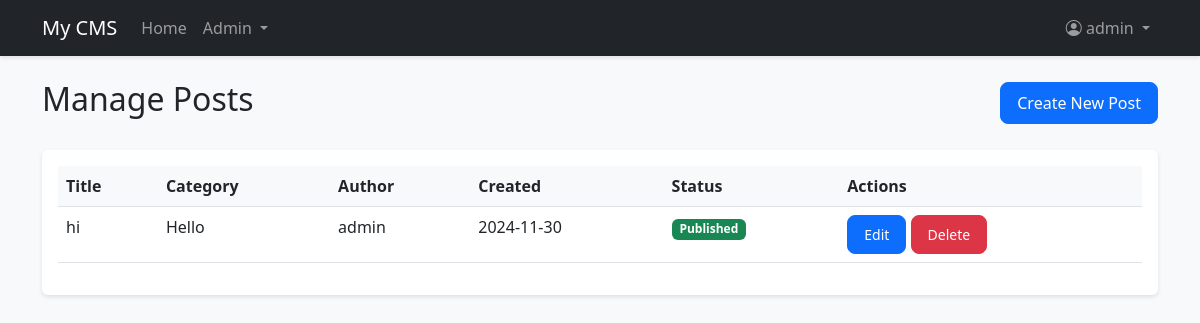
Page /admin/posts (signed in) on the committed database.
### app/models.py (models this page shows, shortened)
class Settings(db.Model):
    __tablename__ = 'settings'
    _cache = {}
    id = db.Column(db.Integer, primary_key=True)
    key = db.Column(db.String(50), unique=True, nullable=False)
    value = db.Column(db.String(500))
    type = db.Column(db.String(20), default='string')
    description = db.Column(db.String(200))
    @staticmethod
    def get(key, default=None):
        setting = Settings.query.filter_by(key=key).first()
        if setting is None:
            return default
        try:
            if setting.type == 'boolean':
                return setting.value.lower() in ('true', '1', 'yes', 'on')
            elif setting.type == 'integer':
                return int(float(setting.value))
            elif setting.type == 'float':
                return float(setting.value)
            elif setting.type == 'json':
                return json.loads(setting.value)
            else:  # string
                return setting.value
        except (ValueError, json.JSONDecodeError) as e:
            current_app.logger.error(f"Error converting setting {key}: {str(e)}")
            return default

class User(UserMixin, db.Model):
    id = db.Column(db.Integer, primary_key=True)
    username = db.Column(db.String(64), unique=True, nullable=False)
    email = db.Column(db.String(120), unique=True, nullable=False)
    password_hash = db.Column(db.String(128))
    is_admin = db.Column(db.Boolean, default=False)
    is_active = db.Column(db.Boolean, default=True)
    created_at = db.Column(db.DateTime, default=datetime.utcnow)
    last_seen = db.Column(db.DateTime, default=datetime.utcnow)
    profile_image = db.Column(db.String(200))
    bio = db.Column(db.Text)
    website = db.Column(db.String(200))
    social_facebook = db.Column(db.String(200))
    social_twitter = db.Column(db.String(200))
    social_instagram = db.Column(db.String(200))
    email_confirmed = db.Column(db.Boolean, default=False)
    role_id = db.Column(db.Integer, db.ForeignKey('role.id'))
    last_activity = db.Column(db.DateTime, default=datetime.utcnow)
    failed_login_attempts = db.Column(db.Integer, default=0)
    account_locked = db.Column(db.Boolean, default=False)
    account_locked_until = db.Column(db.DateTime)
    must_change_password = db.Column(db.Boolean, default=False)
    password_changed_at = db.Column(db.DateTime)
    posts = db.relationship('Post', backref='author', lazy='dynamic')
    comments = db.relationship('Comment', backref='author', lazy='dynamic')
    likes = db.relationship('Like', backref='user', lazy='dynamic')
    page_views = db.relationship('PageView', back_populates='user', lazy='dynamic')

class Post(db.Model):
    id = db.Column(db.Integer, primary_key=True)
    title = db.Column(db.String(200), nullable=False)
    slug = db.Column(db.String(200), unique=True, nullable=False)
    content = db.Column(db.Text, nullable=False)
    summary = db.Column(db.String(500))
    featured_image = db.Column(db.String(200))
    created_at = db.Column(db.DateTime, default=datetime.utcnow)
    updated_at = db.Column(db.DateTime, default=datetime.utcnow, onupdate=datetime.utcnow)
    published = db.Column(db.Boolean, default=False)
    published_at = db.Column(db.DateTime)
    views = db.Column(db.Integer, default=0)
    meta_title = db.Column(db.String(200))
    meta_description = db.Column(db.String(300))
    featured = db.Column(db.Boolean, default=False)
    allow_comments = db.Column(db.Boolean, default=True)
    user_id = db.Column(db.Integer, db.ForeignKey('user.id'), nullable=False)
    category_id = db.Column(db.Integer, db.ForeignKey('category.id'))
    comments = db.relationship('Comment', backref='post', lazy='dynamic')
    tags = db.relationship('Tag', secondary='post_tags', backref=db.backref('posts', lazy='dynamic'))
    likes = db.relationship('Like', backref='post', lazy='dynamic')
    page_views = db.relationship('PageView', back_populates='post', lazy='dynamic')

class Category(db.Model):
    id = db.Column(db.Integer, primary_key=True)
    name = db.Column(db.String(64), unique=True, nullable=False)
    slug = db.Column(db.String(64), unique=True, nullable=False)
    description = db.Column(db.Text)
    image = db.Column(db.String(200))
    parent_id = db.Column(db.Integer, db.ForeignKey('category.id'))
    created_at = db.Column(db.DateTime, default=datetime.utcnow)
    posts = db.relationship('Post', backref='category', lazy='dynamic')
    children = db.relationship('Category', backref=db.backref('parent', remote_side=[id]))

### app/admin/routes.py (the view)
@bp.route('/posts')
@login_required
@admin_required
def posts():
    page = request.args.get('page', 1, type=int)
    posts = Post.query.order_by(Post.created_at.desc()).paginate(
        page=page, per_page=20, error_out=False)
    return render_template('admin/posts.html', posts=posts)

### app/admin/routes.py (called while the page is built)
def admin_required(f):
    @wraps(f)
    def decorated_function(*args, **kwargs):
        if not current_user.is_authenticated or not current_user.is_admin:
            flash('You need to be an admin to access this page.', 'danger')
            return redirect(url_for('main.index'))
        return f(*args, **kwargs)
    return decorated_function

### app/models.py (called while the page is built)
@login_manager.user_loader
def load_user(id):
    return User.query.get(int(id))

### app/templates/admin/posts.html (shortened to what this page needs)
{% extends "base.html" %}
{% block content %}
<div class="d-flex justify-content-between align-items-center mb-4">
    <h2>Manage Posts</h2>
    <a href="{{ url_for('admin.create_post') }}" class="btn btn-primary">Create New Post</a>
</div>
<div class="card">
    <div class="card-body">
        <div class="table-responsive">
            <table class="table">
                <thead>
                    <tr>
                        <th>Title</th>
                        <th>Category</th>
                        <th>Author</th>
                        <th>Created</th>
                        <th>Status</th>
                        <th>Actions</th>
                    </tr>
                </thead>
                <tbody>
                    {% for post in posts.items %}
                    <tr>
                        <td>{{ post.title }}</td>
                        <td>{{ post.category.name if post.category else 'Uncategorized' }}</td>
                        <td>{{ post.author.username }}</td>
                        <td>{{ post.created_at.strftime('%Y-%m-%d') }}</td>
                        <td>
                            <span class="badge {% if post.published %}bg-success{% else %}bg-warning{% endif %}">
                                {{ 'Published' if post.published else 'Draft' }}
                            </span>
                        </td>
                        <td>
                            <a href="{{ url_for('admin.edit_post', id=post.id) }}" class="btn btn-sm btn-primary">Edit</a>
                            <form action="{{ url_for('admin.delete_post', id=post.id) }}" method="POST" class="d-inline">
                                <button type="submit" class="btn btn-sm btn-danger" onclick="return confirm('Are you sure?')">Delete</button>
                            </form>
                        </td>
                    </tr>
                    {% endfor %}
                </tbody>
            </table>
        </div>
    </div>
</div>
{% endblock %}

### app/templates/base.html (shortened to what this page needs)
<!DOCTYPE html>
<html lang="en">
<head>
    <link href="https://cdn.jsdelivr.net/npm/bootstrap@5.3.0/dist/css/bootstrap.min.css" rel="stylesheet">
    <link rel="stylesheet" href="https://cdn.jsdelivr.net/npm/bootstrap-icons@1.7.2/font/bootstrap-icons.css">
    <link rel="stylesheet" href="{{ url_for('static', filename='css/style.css') }}">
</head>
<body>
    <nav class="navbar navbar-expand-lg navbar-dark bg-dark">
        <div class="container">
            <a class="navbar-brand" href="{{ url_for('main.index') }}">{{ get_setting('site_name', 'CMS') }}</a>
            <div class="collapse navbar-collapse" id="navbarNav">
                <ul class="navbar-nav me-auto">
                    <li class="nav-item">
                        <a class="nav-link" href="{{ url_for('main.index') }}">Home</a>
                    </li>
                    {% if current_user.is_authenticated and current_user.is_admin %}
                    <li class="nav-item dropdown">
                        <a class="nav-link dropdown-toggle" href="#" id="adminDropdown" role="button"
                           data-bs-toggle="dropdown" aria-expanded="false">
                            Admin
                        </a>
                    </li>
                    {% endif %}
                </ul>
                <ul class="navbar-nav">
                    {% if current_user.is_authenticated %}
                    <li class="nav-item dropdown">
                        <a class="nav-link dropdown-toggle" href="#" id="userDropdown" role="button"
                           data-bs-toggle="dropdown" aria-expanded="false">
                            <i class="bi bi-person-circle"></i> {{ current_user.username }}
                        </a>
                    </li>
                    {% endif %}
                </ul>
            </div>
        </div>
    </nav>
    <div class="container mt-4">
        {% block content %}{% endblock %}
    </div>
</body>
</html>

### app/static/css/style.css (style rules this page uses)
body { background-color: #f8f9fa; }
.card { box-shadow: 0 2px 4px rgba(0,0,0,0.1); border: none; }
.navbar { box-shadow: 0 2px 4px rgba(0,0,0,0.1); }
.table thead th { border-top: none; background-color: #f8f9fa; }
.btn { border-radius: 0.5rem; padding: 0.5rem 1rem; }

### rows in the picture
Settings: type+value "My CMS"
User: username "admin"
Post: title "hi", category "Hello", author.username "admin", created_at "2024-11-30", published "Published"
